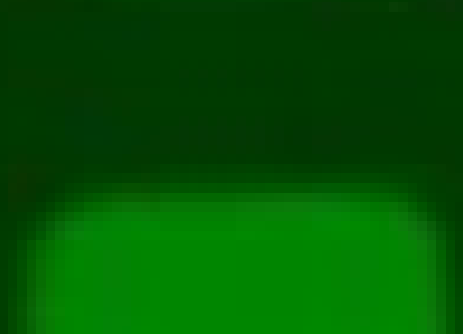
#> input picture raw_photos/0_117.png, 463 x 334 px; its folder holds only this picture in this run
$ python pipe.py
#> lines starting #> are read from the running program, lines starting #| are printed output that depends on the picture
import numpy as np
import pickle
from os.path import isfile, isdir, join
from os import listdir
from PIL import Image

idir = join('raw_photos')
odir = ''
files = [f for f in listdir(idir) if isfile(join(idir, f))]

x = []
y = []

for f in files:
    label = int(f.split('_')[0])
    label = -1 if label == 0 else label
    if label not in (-1, 1):
        raise ValueError('unexpected value for label')

    img = Image.open(join(idir, f))
#> img is the input picture: PIL image 463x334 RGBA; mean R, G, B, A 1.2, 84.4, 1.1, 255

    for rotation in (0, 90, 180, 270):
        img_rot = img.rotate(rotation)
        w, h = img_rot.size
        arr = list(img_rot.convert('LA').resize((28, 28)).getdata(band=0)) + [w, h]

        x.append(np.array(arr))
        y.append(label)
#> this loop made 4 passes
#> pass 2, `img_rot = img.rotate(rotation)`:
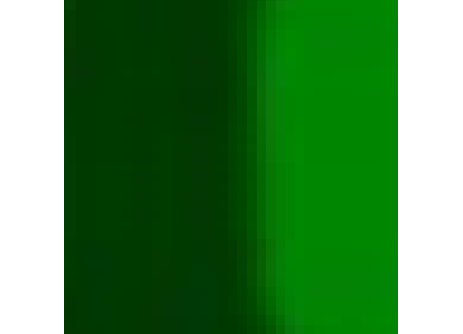
#> img_rot: PIL image 463x334 RGBA; mean R, G, B, A 0.6, 64.2, 0.8, 184; transparent parts drawn white
#> pass 3, `img_rot = img.rotate(rotation)`:
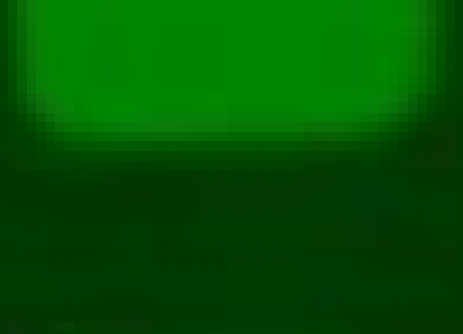
#> img_rot: PIL image 463x334 RGBA; mean R, G, B, A 1.2, 84.4, 1.1, 255
#> after the loop, x = 4 items; y = [-1, -1, -1, -1]

data = {'x': x, 'y': y}
pickle.dump(data, open(join(odir, 'bfw_vectorized_images.pkl'), 'wb'), protocol=pickle.HIGHEST_PROTOCOL)

print('saved {0} data points'.format(len(x)))
#| saved 4 data points

$ run again, on raw_photos/0_170.png
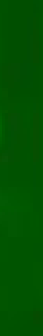
#> input picture raw_photos/0_170.png, 43 x 336 px
#> img is the input picture: PIL image 43x336 RGBA; mean R, G, B, A 0.8, 81.8, 0.4, 255
#> the loop `for rotation in (0, 90, 180, 270):` made 4 passes
#> pass 2, `img_rot = img.rotate(rotation)`:
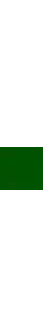
#> img_rot: PIL image 43x336 RGBA; mean R, G, B, A 0.1, 10.5, 0.1, 32.6; transparent parts drawn white
#> after the loop `for rotation in (0, 90, 180, 270):`: x = 4 items; y = [-1, -1, -1, -1]
#| saved 4 data points

$ run again, on raw_photos/0_176.png
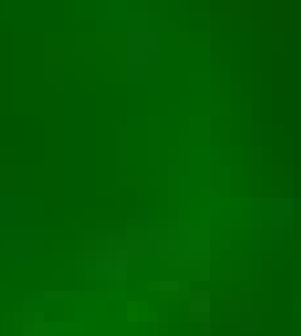
#> input picture raw_photos/0_176.png, 301 x 336 px
#> img is the input picture: PIL image 301x336 RGBA; mean R, G, B, A 0.7, 91.6, 0.7, 255
#> the loop `for rotation in (0, 90, 180, 270):` made 4 passes
#> pass 2, `img_rot = img.rotate(rotation)`:
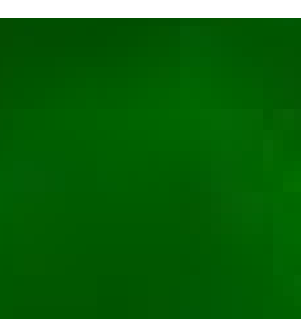
#> img_rot: PIL image 301x336 RGBA; mean R, G, B, A 0.6, 82.1, 0.6, 228.4; transparent parts drawn white
#> pass 3, `img_rot = img.rotate(rotation)`:
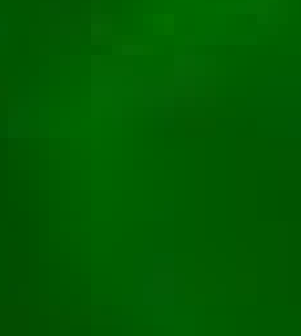
#> img_rot: PIL image 301x336 RGBA; mean R, G, B, A 0.7, 91.6, 0.7, 255
#> after the loop `for rotation in (0, 90, 180, 270):`: x = 4 items; y = [-1, -1, -1, -1]
#| saved 4 data points

$ run again, on raw_photos/0_128.png
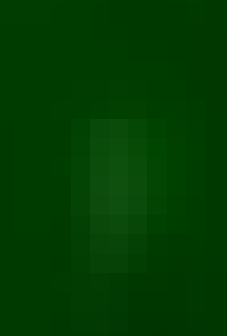
#> input picture raw_photos/0_128.png, 227 x 336 px
#> img is the input picture: PIL image 227x336 RGBA; mean R, G, B, A 1.4, 60.6, 1.5, 255
#> the loop `for rotation in (0, 90, 180, 270):` made 4 passes
#> pass 2, `img_rot = img.rotate(rotation)`:
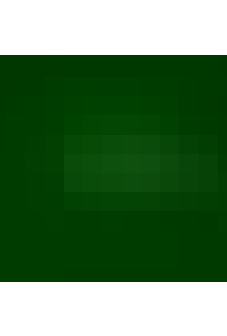
#> img_rot: PIL image 227x336 RGBA; mean R, G, B, A 1.3, 42.1, 1.3, 172.3; transparent parts drawn white
#> after the loop `for rotation in (0, 90, 180, 270):`: x = 4 items; y = [-1, -1, -1, -1]
#| saved 4 data points
